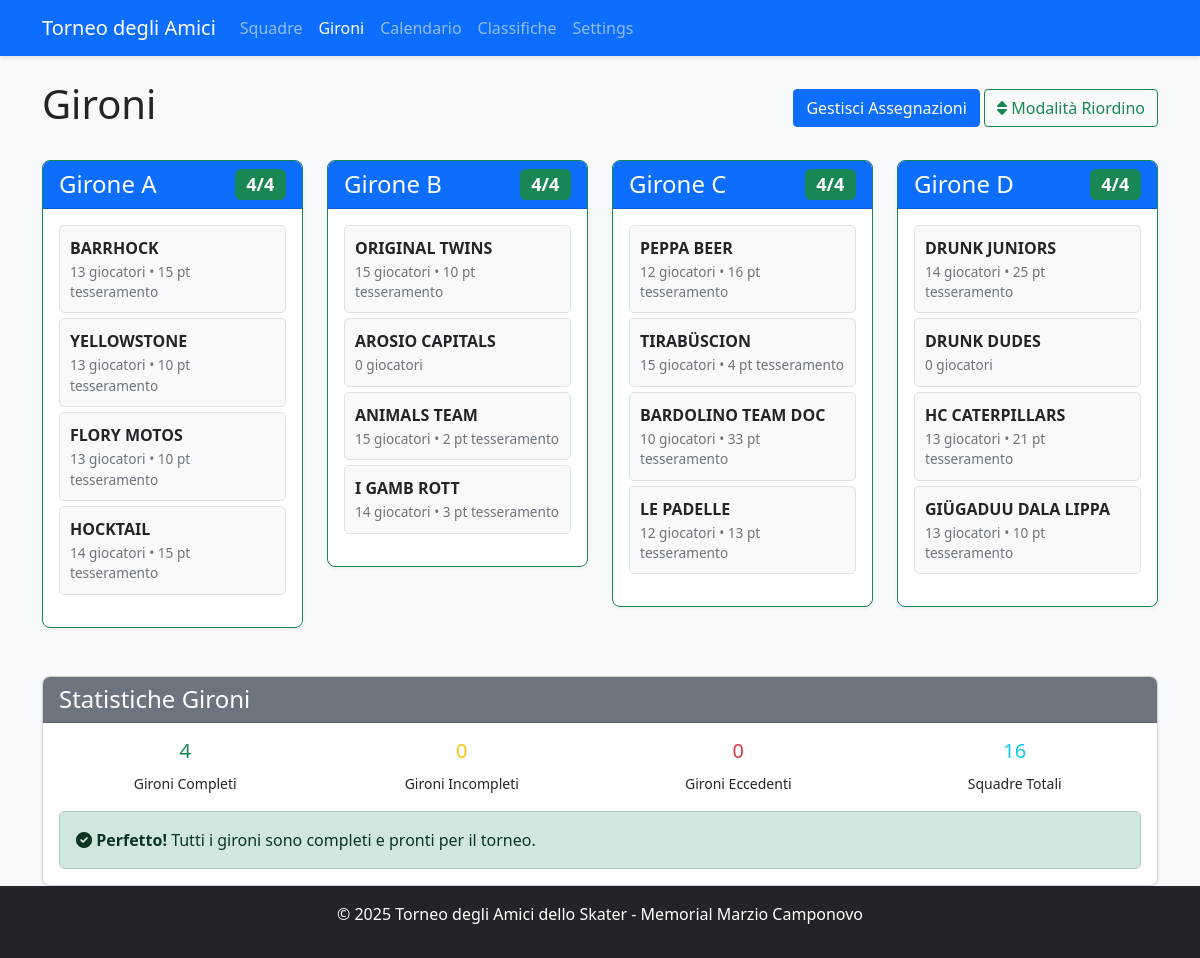
Before: /groups with the older database file.
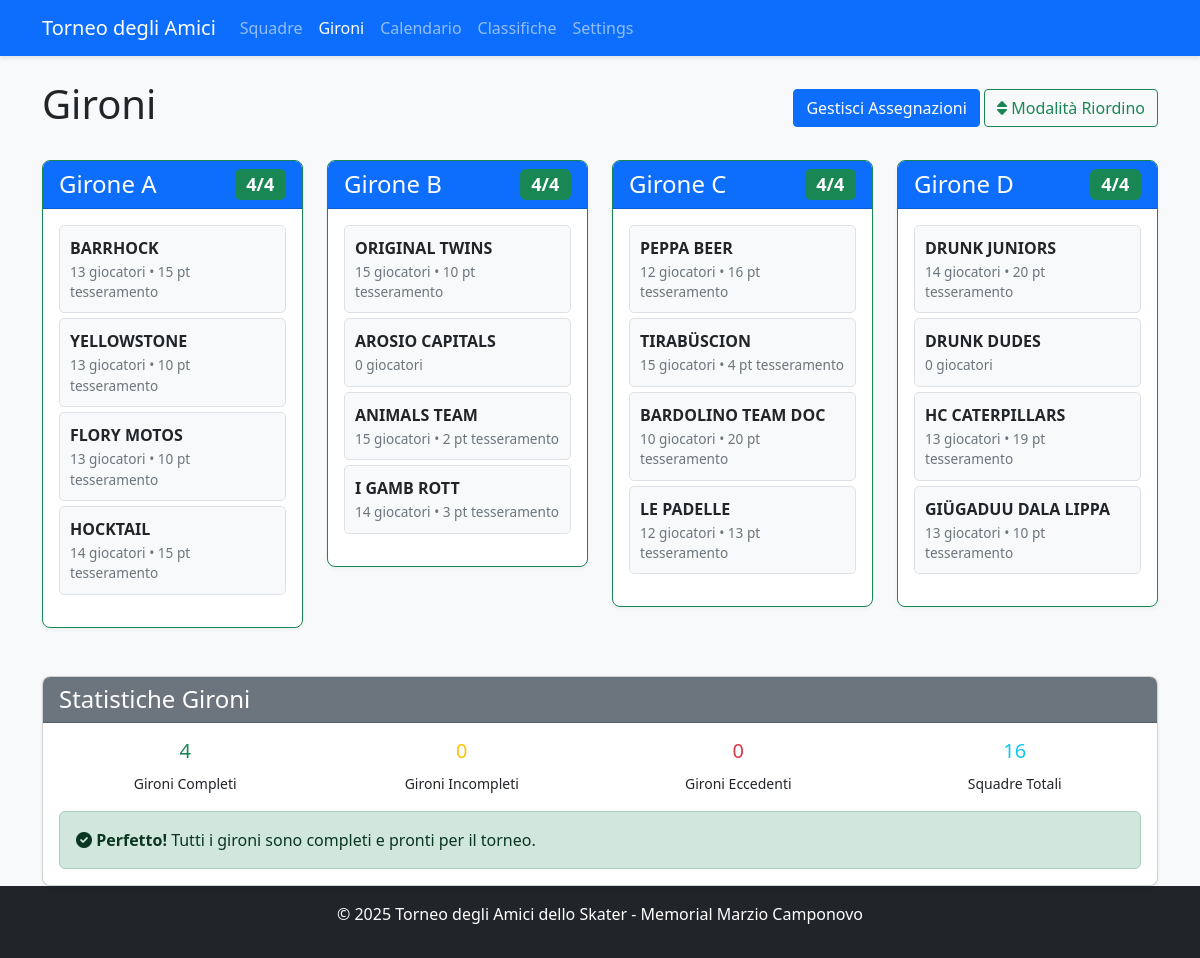
After: the same page with the newer database file.
### app.py (models this page shows, shortened)
class Team(db.Model):
    id = db.Column(db.Integer, primary_key=True)
    name = db.Column(db.String(100), nullable=False, unique=True)
    group = db.Column(db.String(1))  # A, B, C, or D
    group_order = db.Column(db.Integer, default=0)  # NUOVO CAMPO per l'ordinamento nel girone
    players = db.relationship('Player', backref='team', lazy=True)
    matches = db.relationship(
        'Match',
        primaryjoin="or_(Team.id == Match.team1_id, Team.id == Match.team2_id)",
        lazy=True,
        overlaps="team1,team2"
    )
    wins = db.Column(db.Integer, default=0)
    losses = db.Column(db.Integer, default=0)
    draws = db.Column(db.Integer, default=0)
    goals_for = db.Column(db.Integer, default=0)
    goals_against = db.Column(db.Integer, default=0)
    points = db.Column(db.Integer, default=0)
    @property
    def player_points_total(self):
        return sum(player.registration_points for player in self.players)

class Player(db.Model):
    id = db.Column(db.Integer, primary_key=True)
    name = db.Column(db.String(100), nullable=False)
    team_id = db.Column(db.Integer, db.ForeignKey('team.id'), nullable=False)
    is_registered = db.Column(db.Boolean, default=False)
    category = db.Column(db.String(20))  # LNA/LNB, 1a Lega, 2a Lega, Non tesserato
    goals = db.Column(db.Integer, default=0)
    assists = db.Column(db.Integer, default=0)
    penalties = db.Column(db.Integer, default=0)
    @property
    def registration_points(self):
        if not self.is_registered:
            return 0  # Non tesserato = 0 punti
        points_map = {
            'LNA/LNB': 5,     # LNA/LNB = 5 punti
            '1a Lega': 3,     # 1° Lega = 3 punti
            '2a Lega': 2,     # 2° Lega = 2 punti
            'Femminile': 0,   # Femminile = 0 punti
            'Veterani': 0,     # Veterani = 0 punti
            'Portiere': 0,     # Portiere = 0 punti
            'Old': 0
        }
        return points_map.get(self.category, 0)  # Default 0 punti se categoria non riconosciuta

### app.py (the view)
@app.route('/groups')
def groups():
    groups = {}
    all_teams = Team.query.all()
    for group in ['A', 'B', 'C', 'D']:
        teams = Team.query.filter_by(group=group).order_by(Team.group_order, Team.name).all()
        groups[group] = teams
    groups_stats = {
        'complete': sum(1 for group in ['A', 'B', 'C', 'D'] if len(groups[group]) == 4),
        'incomplete': sum(1 for group in ['A', 'B', 'C', 'D'] if 0 < len(groups[group]) < 4),
        'overfull': sum(1 for group in ['A', 'B', 'C', 'D'] if len(groups[group]) > 4),
        'total_teams': len(all_teams)
    }
    return render_template('groups.html', groups=groups, all_teams=all_teams, groups_stats=groups_stats)

### app.py (called while the page is built, shortened)
def get_tournament_dates():
    try:
        if db.inspect(db.engine).has_table('tournament_settings'):
            settings = TournamentSettings.query.first()
            if settings and settings.qualification_day1:
                return {
                    'qualification_day1': settings.qualification_day1,
                    'qualification_day2': settings.qualification_day2,
                    'quarterfinals_ml': settings.quarterfinals_ml_date,
                    'quarterfinals_bl': settings.quarterfinals_bl_date,
                    'semifinals_ml': settings.semifinals_ml_date,
                    'semifinals_bl': settings.semifinals_bl_date,
                    'finals': settings.finals_date
                }
    except Exception as e:
        print(f"Errore nel recupero date da settings: {e}")

### templates/groups.html (shortened to what the changed rows need)
<!DOCTYPE html>
<html lang="it">
<head>
    <link rel="stylesheet" href="https://cdn.jsdelivr.net/npm/bootstrap@5.3.0/dist/css/bootstrap.min.css">
    <link rel="stylesheet" href="{{ url_for('static', filename='style.css') }}">
    <link rel="stylesheet" href="https://cdnjs.cloudflare.com/ajax/libs/font-awesome/6.0.0/css/all.min.css">
</head>
<body class="d-flex flex-column min-vh-100">
    <div class="container mt-4">
        <div class="d-flex justify-content-between align-items-center">
            <h1>Gironi</h1>
        </div>
        <div class="row mt-4">
            {% for group in ['A', 'B', 'C', 'D'] %}
                {% set group_teams = groups[group] %}
                <div class="col-md-3 mb-4">
                    <div class="card group-card {% if group_teams|length == 4 %}border-success{% elif group_teams|length > 4 %}border-danger{% else %}border-warning{% endif %}"
                         data-group="{{ group }}">
                        <div class="card-header bg-primary text-white">
                            <h4 class="mb-0 d-flex justify-content-between align-items-center">
                                Girone {{ group }}
                                <span class="badge {% if group_teams|length == 4 %}bg-success{% elif group_teams|length > 4 %}bg-danger{% else %}bg-warning{% endif %}">
                                    {{ group_teams|length }}/4
                                </span>
                            </h4>
                        </div>
                        <div class="card-body">
                            {% if group_teams %}
                                <ul class="sortable-list" data-group="{{ group }}">
                                    {% for team in group_teams %}
                                        <li class="sortable-item" data-team-id="{{ team.id }}">
                                            <div class="team-info">
                                                <div class="team-name">{{ team.name }}</div>
                                                <div class="team-stats">
                                                    {{ team.players|length }} giocatori
                                                    {% if team.player_points_total > 0 %}
                                                        • {{ team.player_points_total }} pt tesseramento
                                                    {% endif %}
                                                </div>
                                            </div>
                                        </li>
                                    {% endfor %}
                                </ul>
                            {% else %}
                                <div class="empty-group">
                                    <i class="fas fa-users fa-2x mb-2"></i>
                                    <p class="mb-0">Nessuna squadra assegnata</p>
                                </div>
                            {% endif %}
                        </div>
                    </div>
                </div>
            {% endfor %}
        </div>
    </div>
</body>
</html>

Changed rows visible on the page:
changed through a linked row, Team "BARDOLINO TEAM DOC": player_points_total "33" → "20"
changed through a linked row, Team "DRUNK JUNIORS": player_points_total "25" → "20"
changed through a linked row, Team "HC CATERPILLARS": player_points_total "21" → "19"
